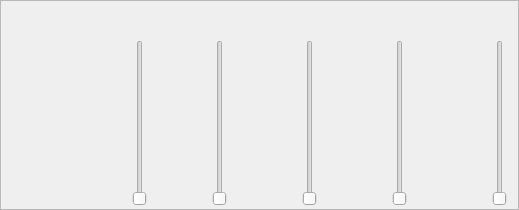
          <widget class="QFrame" name="frame_13">
           <property name="sizePolicy">
            <sizepolicy hsizetype="Preferred" vsizetype="Preferred">
             <horstretch>0</horstretch>
             <verstretch>0</verstretch>
            </sizepolicy>
           </property>
           <property name="minimumSize">
            <size>
             <width>0</width>
             <height>210</height>
            </size>
           </property>
           <property name="maximumSize">
            <size>
             <width>16777215</width>
             <height>200</height>
            </size>
           </property>
           <property name="frameShape">
            <enum>QFrame::StyledPanel</enum>
           </property>
           <property name="frameShadow">
            <enum>QFrame::Raised</enum>
           </property>
           <widget class="QSlider" name="verticalSlider_thumb_roll">
            <property name="geometry">
             <rect>
              <x>130</x>
              <y>40</y>
              <width>20</width>
              <height>166</height>
             </rect>
            </property>
            <property name="styleSheet">
             <string notr="true"/>
            </property>
            <property name="maximum">
             <number>250</number>
            </property>
            <property name="orientation">
             <enum>Qt::Vertical</enum>
            </property>
           </widget>
           <widget class="QSlider" name="verticalSlider_index_roll">
            <property name="geometry">
             <rect>
              <x>210</x>
              <y>40</y>
              <width>20</width>
              <height>166</height>
             </rect>
            </property>
            <property name="maximum">
             <number>250</number>
            </property>
            <property name="orientation">
             <enum>Qt::Vertical</enum>
            </property>
           </widget>
           <widget class="QSlider" name="verticalSlider_middle_roll">
            <property name="geometry">
             <rect>
              <x>300</x>
              <y>40</y>
              <width>20</width>
              <height>166</height>
             </rect>
            </property>
            <property name="maximum">
             <number>250</number>
            </property>
            <property name="orientation">
             <enum>Qt::Vertical</enum>
            </property>
           </widget>
           <widget class="QSlider" name="verticalSlider_third_roll">
            <property name="geometry">
             <rect>
              <x>390</x>
              <y>40</y>
              <width>20</width>
              <height>166</height>
             </rect>
            </property>
            <property name="maximum">
             <number>250</number>
            </property>
            <property name="orientation">
             <enum>Qt::Vertical</enum>
            </property>
           </widget>
           <widget class="QSlider" name="verticalSlider_pinkie_roll">
            <property name="geometry">
             <rect>
              <x>490</x>
              <y>40</y>
              <width>20</width>
              <height>166</height>
             </rect>
            </property>
            <property name="font">
             <font>
              <family>ADMUI3Lg</family>
             </font>
            </property>
            <property name="maximum">
             <number>250</number>
            </property>
            <property name="orientation">
             <enum>Qt::Vertical</enum>
            </property>
           </widget>
          </widget>
